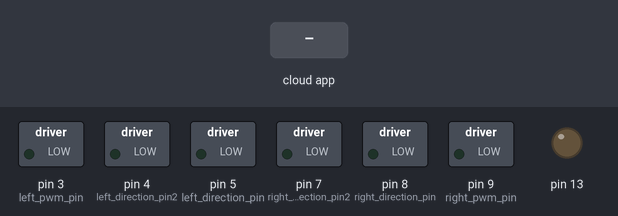
The sketch below on a simulated Arduino Uno, built with avr-gcc and run on an emulated ATmega328P. Shown: switched loads named in the sketch (green lamp = pin HIGH), output pins drawn as LEDs (lit = HIGH). Inputs (shaded band) come from the test bench. The ROS host is connected and sends only what is stated.

Above: at 2.2 s.
2.3 s: the phone or cloud app sets linear.x to -100
At 3.4 s:
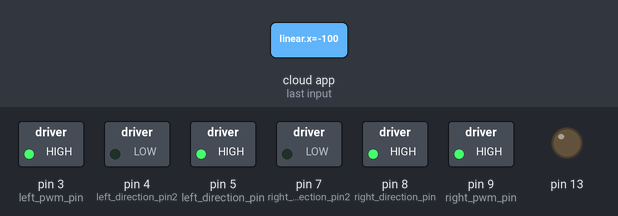
3.8 s: the phone or cloud app sets angular.z to -100
At 4.6 s:
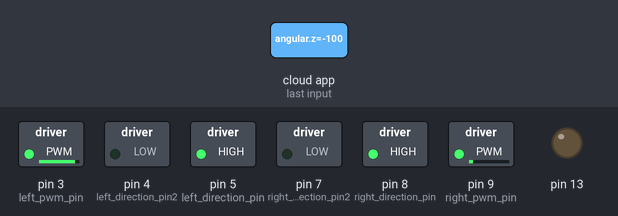
5.3 s: the phone or cloud app sets linear.x to 0
At 5.7 s:
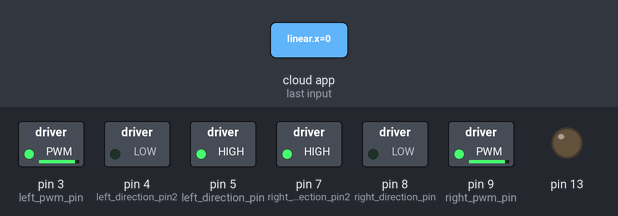
6.8 s: the phone or cloud app sets angular.z to 100
At 8.0 s:
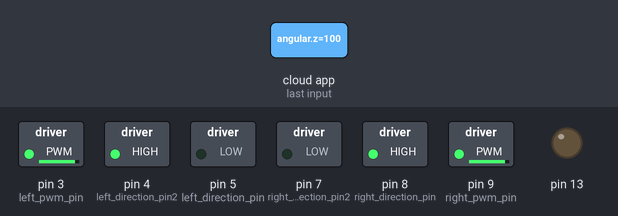
8.3 s: the phone or cloud app sets linear.x to 100
At 9.2 s:
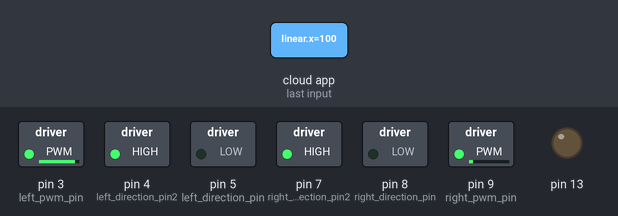
9.8 s: the phone or cloud app sets angular.z to 0
At 10.3 s:
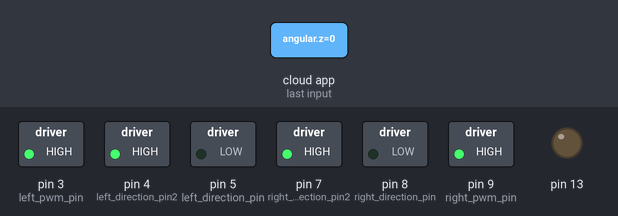
Timing chart, 0 to 12.3 s (numbered marks = the images above; inputs shaded):
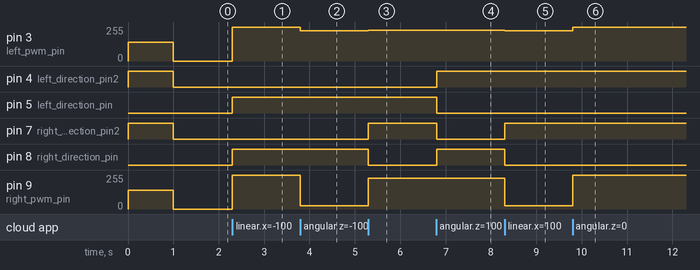

Measured:
- after the input at 2.3 s, pin 3 (left_pwm_pin), pin 9 (right_pwm_pin): 0/255 → 255/255 at once; pin 5 (left_direction_pin), pin 8 (right_direction_pin): LOW → HIGH at once
- after the input at 3.8 s, pin 3 (left_pwm_pin): 255/255 → 228/255 at once; pin 9 (right_pwm_pin): 255/255 → 25/255 at once
- after the input at 5.3 s, pin 3 (left_pwm_pin): 228/255 → 229/255 at once; pin 7 (right_direction_pin2): LOW → HIGH at once; pin 8 (right_direction_pin): HIGH → LOW at once; pin 9 (right_pwm_pin): 25/255 → 229/255 at once
- after the input at 6.8 s, pin 4 (left_direction_pin2), pin 8 (right_direction_pin): LOW → HIGH at once; pin 5 (left_direction_pin), pin 7 (right_direction_pin2): HIGH → LOW at once
- after the input at 8.3 s, pin 3 (left_pwm_pin): 229/255 → 228/255 at once; pin 7 (right_direction_pin2): LOW → HIGH at once; pin 8 (right_direction_pin): HIGH → LOW at once; pin 9 (right_pwm_pin): 229/255 → 25/255 at once
- after the input at 9.8 s, pin 3 (left_pwm_pin): 228/255 → 255/255 at once; pin 9 (right_pwm_pin): 25/255 → 255/255 at once

The sketch:

car_code_with_wheel_speed.ino
```cpp
#if (ARDUINO >= 100)
#include <Arduino.h>
#else
#include <WProgram.h>W
#endif
#include <ros.h>
#include <geometry_msgs/Twist.h>
#include <std_msgs/Int16.h>

// Setting booleans for forward activation
const bool left_fwd = false;
const bool right_fwd = false;
// Pin variables for motors.
// Right Side Motor
// Analog Speed Pin
const int right_pwm_pin = 9;
// Digital Output Pins
const int right_direction_pin = 8;
const int right_direction_pin2 = 7;
// Left Side Motor
// Analog Speed Pin
const int left_pwm_pin = 3;
// Digital Output Pins
const int left_direction_pin = 5;
const int left_direction_pin2 = 4;
// Robot dimensions. In cm.
const float wheel_distance = 20.0;
// Default speed
const int default_velocity = 140;
int current_velocity = default_velocity;
const int maximium_velocity = 255;

ros::NodeHandle  nh;

// function to update motor speeds as per instructions
void update_speed(const geometry_msgs::Twist & msg) {
  // Read incoming twist message
  // Extract the linear x and angular z information
  const float x = msg.linear.x;
  const float z = msg.angular.z;
  // Calculate the percentage speed for the motors
  float right_percent = (-z*1.8)/2.0 + x;
  float left_percent = 2.0*x - right_percent;
  // Calculate the directions for the motors
  bool right_direction = (right_percent>0)? right_fwd : !right_fwd;
  bool left_direction = (left_percent>0)? left_fwd : !left_fwd;
  //output the new directions to the motors
  digitalWrite(right_direction_pin, right_direction);
  digitalWrite(right_direction_pin2, !right_direction);
  digitalWrite(left_direction_pin, left_direction);
  digitalWrite(left_direction_pin2, !left_direction);
  //calculate the speed of the motors
  int right_speed = int( maximium_velocity * right_percent);
  int left_speed = int( maximium_velocity * left_percent );
  // if signalled to break, call movestop function
  if (x == 0 && z == 0){
      MoveStop();
  }
  // ensure speeds are positive numbers
  int abs_right_speed = abs(right_speed);
  int abs_left_speed =  abs(left_speed);
  // output speed to motors
  analogWrite(right_pwm_pin, abs_right_speed);
  analogWrite(left_pwm_pin,  abs_left_speed);
}

// fuction to apply break to all motor
void MoveStop() {
  digitalWrite(right_direction_pin, right_fwd);
  digitalWrite(left_direction_pin, left_fwd);
  digitalWrite(right_direction_pin2, right_fwd);
  digitalWrite(left_direction_pin2, left_fwd);
  analogWrite(right_pwm_pin, 0);
  analogWrite(left_pwm_pin, 0);
}

ros::Subscriber<geometry_msgs::Twist> sub("cmd_vel", update_speed);


void setup() {
  //activate all the required pins
  pinMode(right_pwm_pin, OUTPUT);
  pinMode(right_direction_pin, OUTPUT);
  pinMode(right_direction_pin2, OUTPUT);
  pinMode(left_pwm_pin, OUTPUT);
  pinMode(left_direction_pin, OUTPUT);
  pinMode(left_direction_pin2, OUTPUT);
  //initilization test, turn motors on and forward for a second
  // Set initial values for directions. Set both to forward.
  digitalWrite(right_direction_pin, right_fwd);
  digitalWrite(right_direction_pin2, !right_fwd);
  digitalWrite(left_direction_pin, left_fwd);
  digitalWrite(left_direction_pin2, !left_fwd);
  pinMode(13, OUTPUT);
  // Send forward command.
  analogWrite(right_pwm_pin, default_velocity);
  analogWrite(left_pwm_pin, default_velocity);
  delay(1000);
  //end of test
  MoveStop();
  nh.initNode();
  nh.subscribe(sub);
}

void loop() {
  nh.spinOnce();
  delay(1);
}
```
